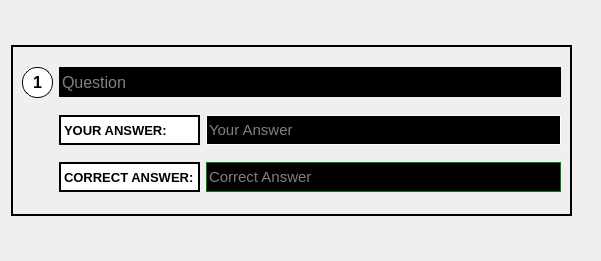
        <widget class="QWidget" name="scrollAreaWidgetContents_4">
         <property name="geometry">
          <rect>
           <x>0</x>
           <y>0</y>
           <width>601</width>
           <height>261</height>
          </rect>
         </property>
         <layout class="QVBoxLayout" name="verticalLayout_6">
          <property name="spacing">
           <number>15</number>
          </property>
          <item>
           <widget class="QFrame" name="question_6">
            <property name="sizePolicy">
             <sizepolicy hsizetype="Preferred" vsizetype="Preferred">
              <horstretch>0</horstretch>
              <verstretch>0</verstretch>
             </sizepolicy>
            </property>
            <property name="minimumSize">
             <size>
              <width>561</width>
              <height>171</height>
             </size>
            </property>
            <property name="maximumSize">
             <size>
              <width>561</width>
              <height>171</height>
             </size>
            </property>
            <property name="styleSheet">
             <string notr="true">border-top-left-radius : 0px;
border-top-right-radius : 0px;
border: 2px solid black;</string>
            </property>
            <property name="frameShape">
             <enum>QFrame::StyledPanel</enum>
            </property>
            <property name="frameShadow">
             <enum>QFrame::Raised</enum>
            </property>
            <layout class="QGridLayout" name="gridLayout_2">
             <item row="0" column="0">
              <widget class="QLabel" name="label_6">
               <property name="minimumSize">
                <size>
                 <width>31</width>
                 <height>31</height>
                </size>
               </property>
               <property name="maximumSize">
                <size>
                 <width>31</width>
                 <height>31</height>
                </size>
               </property>
               <property name="font">
                <font>
                 <pointsize>12</pointsize>
                 <weight>75</weight>
                 <bold>true</bold>
                </font>
               </property>
               <property name="styleSheet">
                <string notr="true">border: 1px solid black;
background-color: rgb(255, 255, 255);
border-style: outset;
border-radius: 15px;
padding: 4px;</string>
               </property>
               <property name="text">
                <string>1</string>
               </property>
               <property name="alignment">
                <set>Qt::AlignCenter</set>
               </property>
              </widget>
             </item>
             <item row="0" column="1" colspan="2">
              <widget class="QLineEdit" name="lineEdit_32">
               <property name="minimumSize">
                <size>
                 <width>0</width>
                 <height>30</height>
                </size>
               </property>
               <property name="font">
                <font>
                 <pointsize>12</pointsize>
                </font>
               </property>
               <property name="styleSheet">
                <string notr="true">background-color: rgb(0, 0, 0);
color: rgb(255, 255, 255);
border: 1px solid black;</string>
               </property>
               <property name="text">
                <string/>
               </property>
               <property name="dragEnabled">
                <bool>false</bool>
               </property>
               <property name="readOnly">
                <bool>true</bool>
               </property>
               <property name="placeholderText">
                <string>Question</string>
               </property>
               <property name="clearButtonEnabled">
                <bool>false</bool>
               </property>
              </widget>
             </item>
             <item row="1" column="2">
              <widget class="QLineEdit" name="lineEdit_37">
               <property name="minimumSize">
                <size>
                 <width>0</width>
                 <height>30</height>
                </size>
               </property>
               <property name="font">
                <font>
                 <pointsize>11</pointsize>
                </font>
               </property>
               <property name="styleSheet">
                <string notr="true">background-color: rgb(0, 0, 0);
color: rgb(255, 255, 255);
border: 1px solid white;</string>
               </property>
               <property name="readOnly">
                <bool>true</bool>
               </property>
               <property name="placeholderText">
                <string>Your Answer</string>
               </property>
              </widget>
             </item>
             <item row="2" column="1">
              <widget class="QLabel" name="label_8">
               <property name="minimumSize">
                <size>
                 <width>120</width>
                 <height>30</height>
                </size>
               </property>
               <property name="font">
                <font>
                 <pointsize>10</pointsize>
                 <weight>75</weight>
                 <bold>true</bold>
                </font>
               </property>
               <property name="styleSheet">
                <string notr="true">background-color: rgb(255, 255, 255);</string>
               </property>
               <property name="text">
                <string>CORRECT ANSWER:</string>
               </property>
              </widget>
             </item>
             <item row="2" column="2">
              <widget class="QLineEdit" name="lineEdit_38">
               <property name="minimumSize">
                <size>
                 <width>0</width>
                 <height>30</height>
                </size>
               </property>
               <property name="font">
                <font>
                 <pointsize>11</pointsize>
                </font>
               </property>
               <property name="styleSheet">
                <string notr="true">background-color: rgb(0, 0, 0);
color: rgb(255, 255, 255);
border: 1px solid green;</string>
               </property>
               <property name="readOnly">
                <bool>true</bool>
               </property>
               <property name="placeholderText">
                <string>Correct Answer</string>
               </property>
              </widget>
             </item>
             <item row="1" column="1">
              <widget class="QLabel" name="label_7">
               <property name="minimumSize">
                <size>
                 <width>120</width>
                 <height>30</height>
                </size>
               </property>
               <property name="font">
                <font>
                 <pointsize>10</pointsize>
                 <weight>75</weight>
                 <bold>true</bold>
                </font>
               </property>
               <property name="styleSheet">
                <string notr="true">background-color: rgb(255, 255, 255);</string>
               </property>
               <property name="text">
                <string>YOUR ANSWER:</string>
               </property>
              </widget>
             </item>
            </layout>
           </widget>
          </item>
         </layout>
        </widget>
